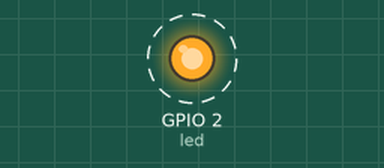
This program was run on a simulated ESP32 board running MicroPython. Parts: output pins drawn as LEDs (lit = HIGH). Dashed ring = blinking. What the program prints to the serial console is not drawn.

Above: at 0.2 s.
Timing chart, 0 to 3.0 s (numbered marks = the images above):
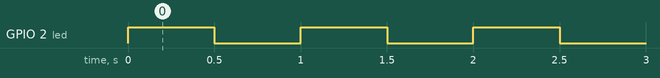

Measured:
- by itself, GPIO 2 (led): alternates HIGH for 0.50 s and LOW for 0.50 s

The program:

led_blink.py
```python
from machine import Pin
from utime import sleep

led = Pin(2, Pin.OUT)  # GPIO2 as output

while True:
    led.on()
    print("led is:", led.value())
    sleep(0.5)
    led.off()
    print("led is:", led.value())
    sleep(0.5)
```
